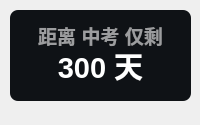
<?xml version="1.0" encoding="UTF-8"?>
<ui version="4.0">
 <class>Form</class>
 <widget class="QWidget" name="Form">
  <property name="geometry">
   <rect>
    <x>0</x>
    <y>0</y>
    <width>200</width>
    <height>125</height>
   </rect>
  </property>
  <property name="minimumSize">
   <size>
    <width>0</width>
    <height>0</height>
   </size>
  </property>
  <property name="maximumSize">
   <size>
    <width>16777215</width>
    <height>65536</height>
   </size>
  </property>
  <property name="windowTitle">
   <string>自定义倒计时</string>
  </property>
  <widget class="QLabel" name="countdown_custom_title">
   <property name="geometry">
    <rect>
     <x>20</x>
     <y>20</y>
     <width>161</width>
     <height>31</height>
    </rect>
   </property>
   <property name="font">
    <font>
     <family>Microsoft YaHei UI</family>
     <pointsize>14</pointsize>
     <weight>75</weight>
     <bold>true</bold>
    </font>
   </property>
   <property name="styleSheet">
    <string notr="true">color: rgba(255, 255, 255, 150);
font-weight: bold;</string>
   </property>
   <property name="text">
    <string>距离 中考 仅剩</string>
   </property>
   <property name="textFormat">
    <enum>Qt::PlainText</enum>
   </property>
   <property name="alignment">
    <set>Qt::AlignCenter</set>
   </property>
  </widget>
  <widget class="QLabel" name="custom_countdown">
   <property name="geometry">
    <rect>
     <x>20</x>
     <y>30</y>
     <width>161</width>
     <height>71</height>
    </rect>
   </property>
   <property name="font">
    <font>
     <family>Microsoft YaHei UI</family>
     <pointsize>22</pointsize>
     <weight>75</weight>
     <bold>true</bold>
    </font>
   </property>
   <property name="styleSheet">
    <string notr="true">border: none;
color: rgba(255, 255, 255, 255);
font-weight: bold</string>
   </property>
   <property name="text">
    <string>300 天</string>
   </property>
   <property name="textFormat">
    <enum>Qt::PlainText</enum>
   </property>
   <property name="alignment">
    <set>Qt::AlignCenter</set>
   </property>
  </widget>
  <widget class="QLabel" name="backgnd">
   <property name="geometry">
    <rect>
     <x>10</x>
     <y>10</y>
     <width>181</width>
     <height>91</height>
    </rect>
   </property>
   <property name="styleSheet">
    <string notr="true">background-color: rgba(15, 18, 22, 255);
border-radius: 8px</string>
   </property>
   <property name="text">
    <string/>
   </property>
  </widget>
  <zorder>backgnd</zorder>
  <zorder>countdown_custom_title</zorder>
  <zorder>custom_countdown</zorder>
 </widget>
 <resources/>
 <connections/>
</ui>
